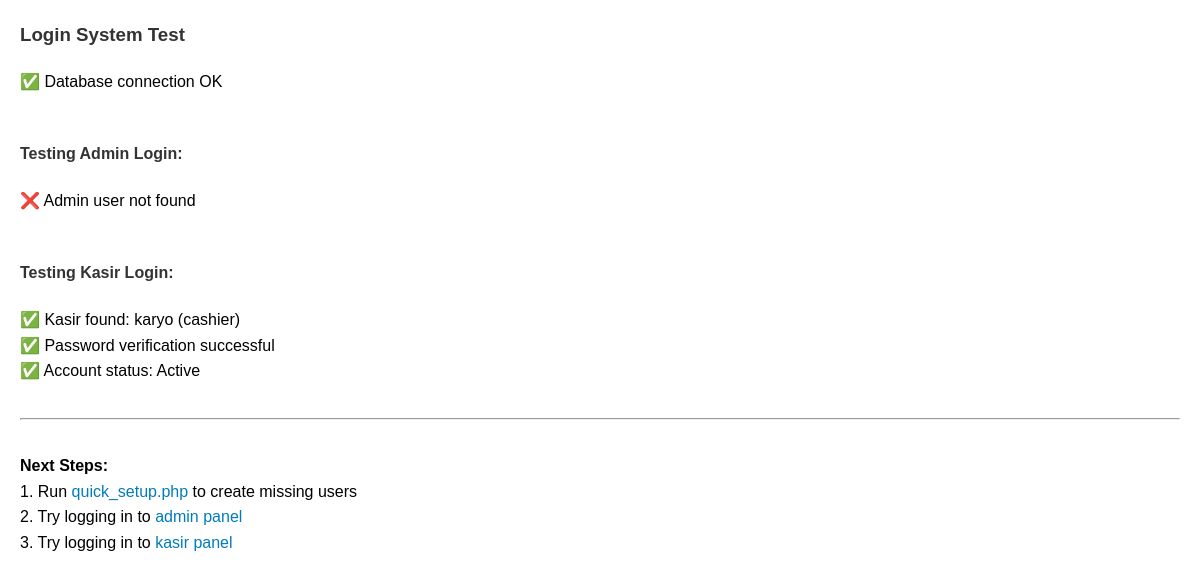
The page /utils/test_login.php on the database as committed earlier.
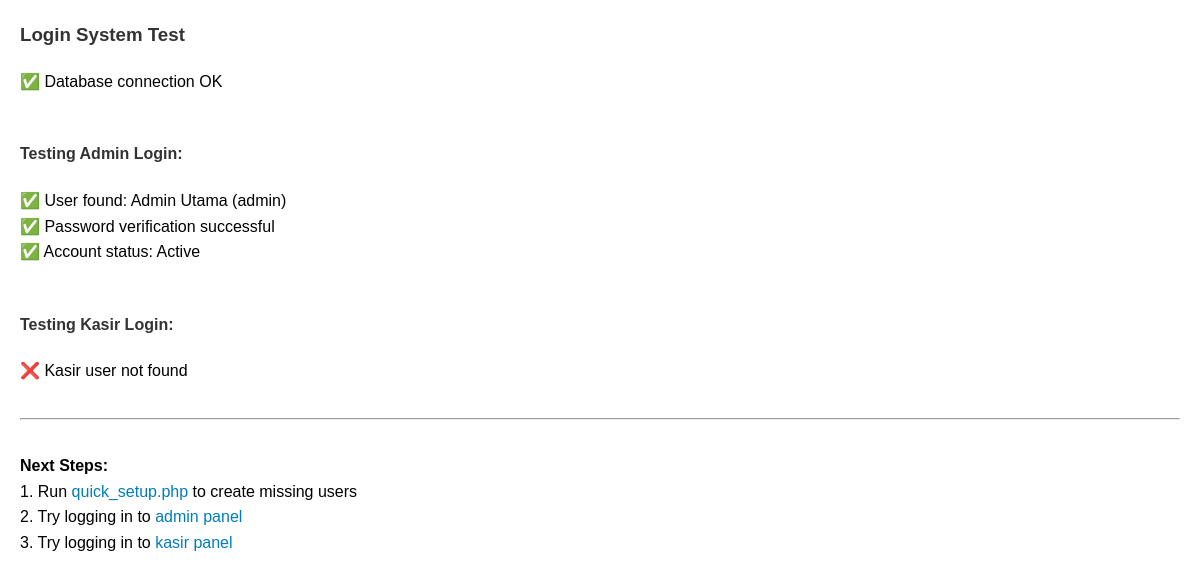
The same page on the database as committed later.
### tables this page shows
CREATE TABLE `users` (
  `id` int(10) UNSIGNED NOT NULL,
  `username` varchar(100) NOT NULL,
  `password` varchar(255) NOT NULL,
  `name` varchar(255) DEFAULT NULL,
  `email` varchar(255) DEFAULT NULL,
  `role` varchar(50) DEFAULT 'admin',
  `is_active` tinyint(1) DEFAULT 1,
  `created_at` timestamp NOT NULL DEFAULT current_timestamp()
);

### utils/test_login.php (the view, shortened to what this page needs)
<?php
require_once '../app/config/db_connect.php';
echo "<h3>Login System Test</h3>";
echo "✅ Database connection OK<br><br>";
echo "<h4>Testing Admin Login:</h4>";
$username = 'admin';
$password = 'admin123';
$check_column = $conn->query("SHOW COLUMNS FROM users LIKE 'is_active'");
if ($check_column->num_rows > 0) {
    $sql = "SELECT id, username, name, email, password, role, is_active FROM users WHERE username = ? AND role IN ('admin', 'superadmin') LIMIT 1";
} else {
    $sql = "SELECT id, username, name, email, password, role FROM users WHERE username = ? AND role IN ('admin', 'superadmin') LIMIT 1";
}
$stmt = $conn->prepare($sql);
$stmt->bind_param("s", $username);
$stmt->execute();
$result = $stmt->get_result();
if ($result && $result->num_rows > 0) {
    $user = $result->fetch_assoc();
    echo "✅ User found: {$user['name']} ({$user['role']})<br>";
    if (password_verify($password, $user['password'])) {
        echo "✅ Password verification successful<br>";
    } else {
        echo "❌ Password verification failed<br>";
    }
    if (isset($user['is_active'])) {
        echo "✅ Account status: " . ($user['is_active'] ? 'Active' : 'Inactive') . "<br>";
    } else {
        echo "⚠️ is_active column not present (assuming active)<br>";
    }
} else {
    echo "❌ Admin user not found<br>";
}
echo "<h4>Testing Kasir Login:</h4>";
$username = 'kasir1';
$password = 'kasir123';
$check_column = $conn->query("SHOW COLUMNS FROM users LIKE 'is_active'");
if ($check_column->num_rows > 0) {
    $sql = "SELECT id, name, password, role, is_active FROM users WHERE username = ? AND role IN ('cashier', 'admin') LIMIT 1";
} else {
    $sql = "SELECT id, name, password, role FROM users WHERE username = ? AND role IN ('cashier', 'admin') LIMIT 1";
}
$stmt = $conn->prepare($sql);
$stmt->bind_param("s", $username);
$stmt->execute();
$result = $stmt->get_result();
if ($result && $result->num_rows > 0) {
    $kasir = $result->fetch_assoc();
    echo "✅ Kasir found: {$kasir['name']} ({$kasir['role']})<br>";
    if (password_verify($password, $kasir['password'])) {
        echo "✅ Password verification successful<br>";
    } else {
        echo "❌ Password verification failed<br>";
    }
    if (isset($kasir['is_active'])) {
        echo "✅ Account status: " . ($kasir['is_active'] ? 'Active' : 'Inactive') . "<br>";
    } else {
        echo "⚠️ is_active column not present (assuming active)<br>";
    }
} else {
    echo "❌ Kasir user not found<br>";
}
echo "<br><hr><br>";
echo "<strong>Next Steps:</strong><br>";
echo "1. Run <a href='quick_setup.php'>quick_setup.php</a> to create missing users<br>";
echo "2. Try logging in to <a href='../auth/admin_login.php'>admin panel</a><br>";
echo "3. Try logging in to <a href='../cashier/login_kasir.php'>kasir panel</a><br>";
?>

Rows that differ between the two databases and show on the page:
no longer on this page (row edited): users: name "karyo", role "cashier"
now on this page (row edited): users: name "Admin Utama", role "admin"
Other text that changed with them:
text no longer shown: "❌ Admin user not found ✅ Kasir found:"
text now shown: "✅ User found: ❌ Kasir user not found"
